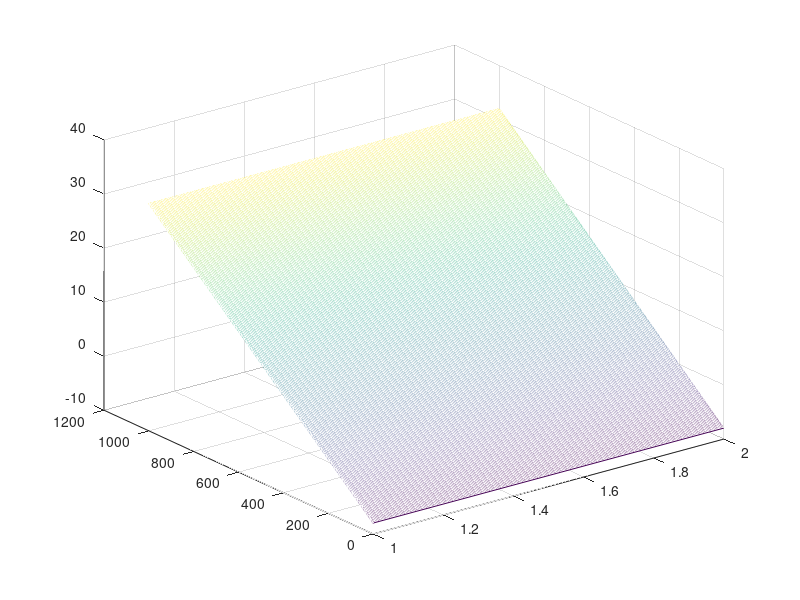

Write MATLAB code to recreate this figure.
clear all;close all
%
% Exercise 6: Question 3
%
cvr=[2,0;0,2];
m1=[3;6];
m2=[3;-2];
v1=0:0.01:10; 
n=length(v1);

G1=zeros(n,2);
G2=zeros(n,2);
G12=zeros(n,2);

for i=1:n %Calculating Gi
    G1(i,:)=(((cvr)^(-1)*m1)')*v1(i)-((1/2)*(m1')*(cvr^(-1))*m1);
    G2(i,:)=(((cvr)^(-1)*m2)')*v1(i)-((1/2)*(m2')*(cvr^(-1))*m2);
end

for i=1:n %Calculating the decision boundary
    G12(i,:)=((((cvr)^(-1))*(m1-m2))')*(v1(i)-((1/2)*(m1+m2)));
end
mesh(G12) %Decision boundary plot